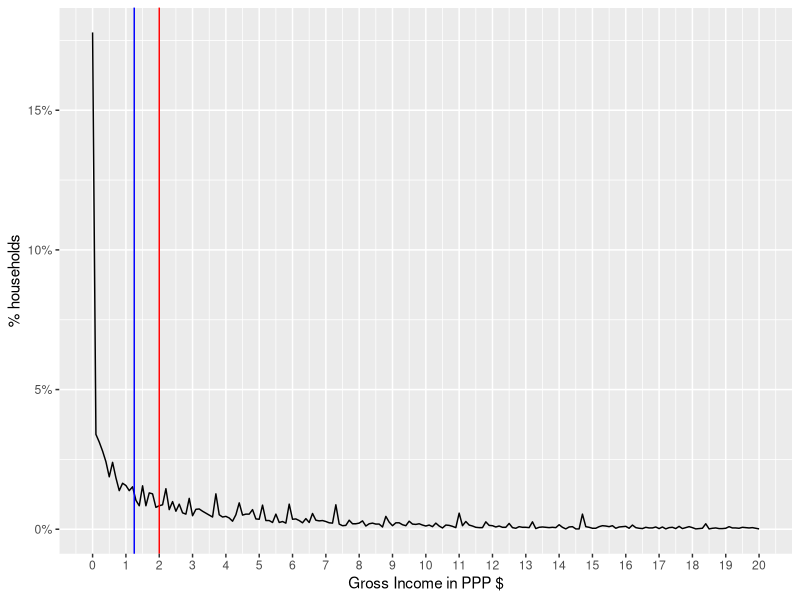
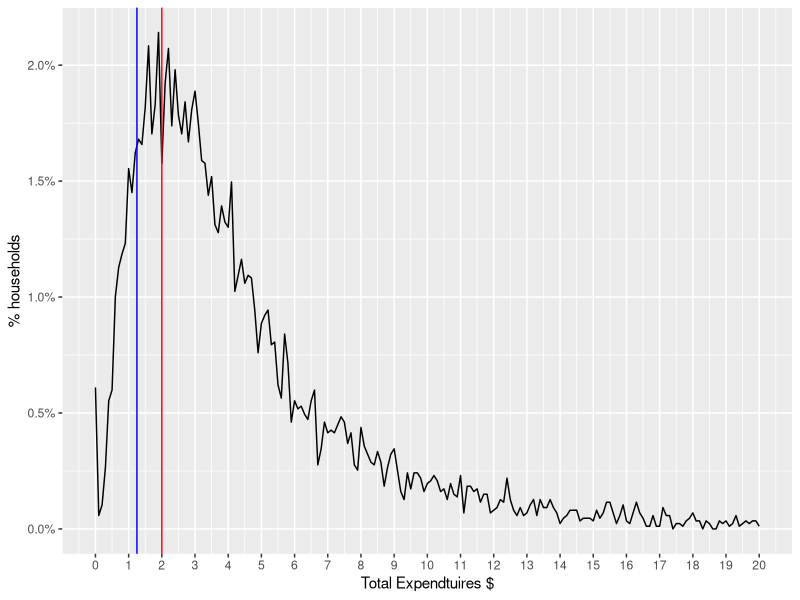
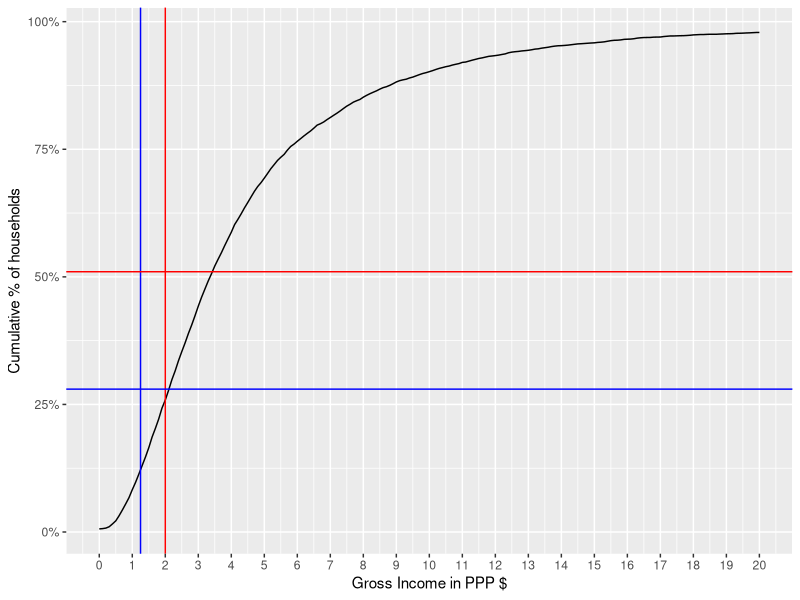
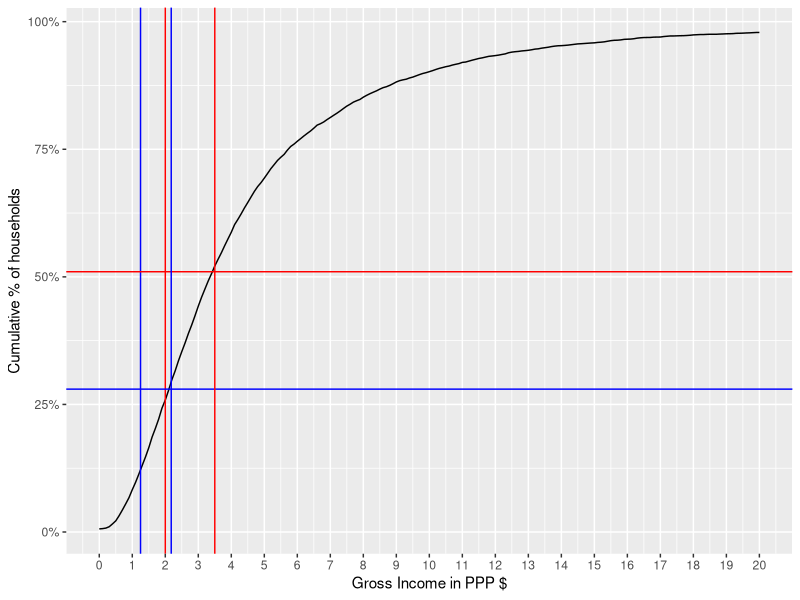
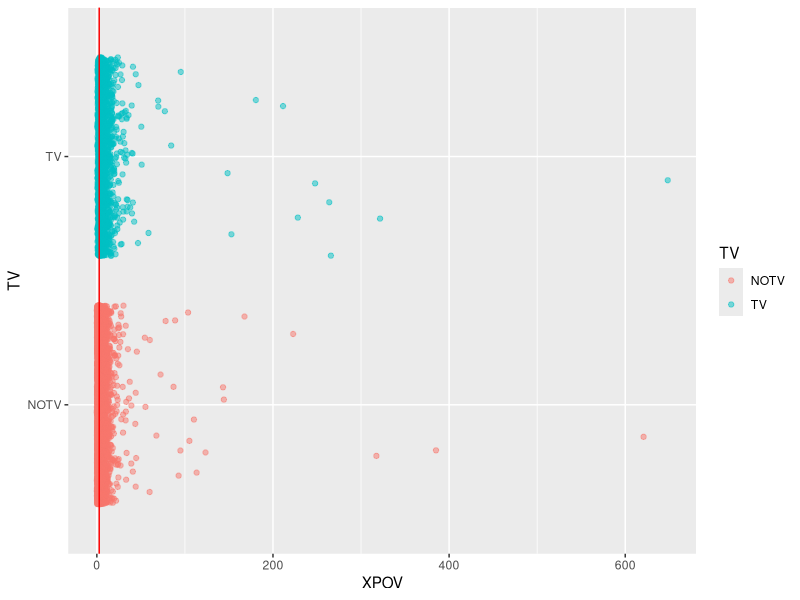
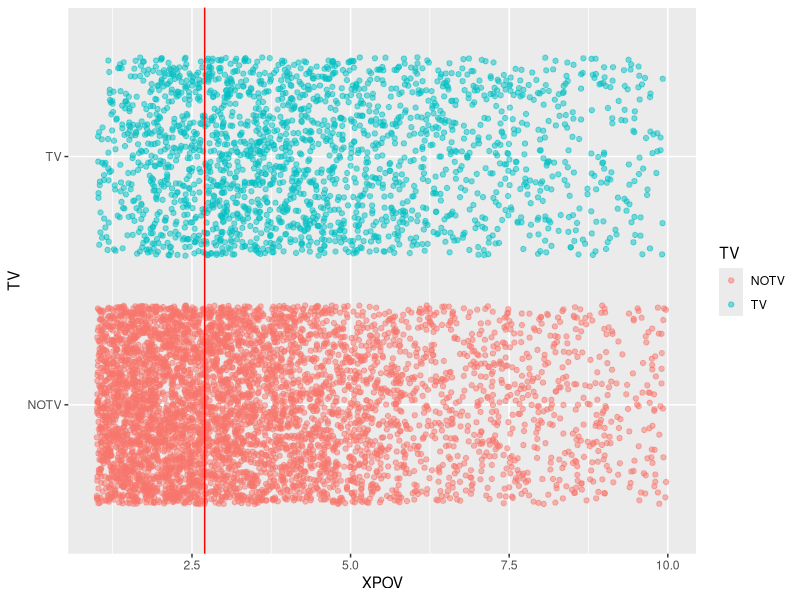

Write the R code that produced these figures, in order. (Note: this script raises an error after producing the figures.)
## ---- chunk 1

library('foreign')
# We'll assume having Ghana/Ethiopia data in the directory
household = read.dta('GHA_2006_GLSS_v01_M_v01_A_SHIP_Stata8/GHA_2005_H.dta')
expenses = read.dta('GHA_2006_GLSS_v01_M_v01_A_SHIP_Stata8/GHA_2005_E.dta')
individuals = read.dta('GHA_2006_GLSS_v01_M_v01_A_SHIP_Stata8/GHA_2005_I.dta')


#household = read.dta('ETH_2004_HICES_v01_M_v01_A_SHIP_Stata8/ETH_2004_H_P.dta')
#expenses = read.dta('ETH_2004_HICES_v01_M_v01_A_SHIP_Stata8/ETH_2004_E_P.dta')
#individuals = read.dta('ETH_2004_HICES_v01_M_v01_A_SHIP_Stata8/ETH_2004_I_P.dta')

#ETH_2000_HICES_v01_M_v01_A_SHIP_Stata8

#household = read.dta('ETH_2000_HICES_v01_M_v01_A_SHIP_Stata8/ETH_2000_H_P.dta')
#expenses = read.dta('ETH_2000_HICES_v01_M_v01_A_SHIP_Stata8/ETH_2000_E_P.dta')
#individuals = read.dta('ETH_2000_HICES_v01_M_v01_A_SHIP_Stata8/ETH_2000_I_P.dta')
## ---- chunk 2
household$INC_TOT_G_PPP_DAILY = household$INC_TOT_G / expenses$PPP2005[1] / 365

household$XPOV = household$INC_TOT_G_PPP_DAILY
household$INC_TOT_G_PPP_DAILY = household$INC_TOT_G / expenses$PPP2005[1] / 365

household$XPOV = household$INC_TOT_G_PPP_DAILY


## ---- chunk 3
library(ggplot2)
library(scales)
distPlot = ggplot(household, aes(x=XPOV, nrow=nrow(household), y=..count.. / nrow)) +
geom_line(stat='bin', binwidth=0.1) + scale_y_continuous(labels = percent_format()) + 
geom_vline(xintercept=2.0, color='red') + geom_vline(xintercept=1.25, color='blue')

distPlot + scale_x_continuous(limits=c(0, 20), breaks=0:20)  + labs(x='Gross Income in PPP $', y='% households')
## ---- chunk 4
sum(household$INC_TOT_G_PPP_DAILY == 0.0) / nrow(household)
## ---- chunk 5

# EXPENDTIURES
if('PCEXPDR_PPP' %in% names(household)){ # for Ghana
  #household$XPOV = household$PCEXP / expenses$PPP2005 / 365
  household$XPOV = household$PCEXPDR_PPP / 365

}else{ # for  Ethiopia
  household$XPOV = household$PCEXP_PPP / 365
}

distPlot = ggplot(household, aes(x=XPOV, nrow=nrow(household), y=..count.. / nrow)) +
geom_line(stat='bin', binwidth=0.1) + scale_y_continuous(labels = percent_format()) + 
geom_vline(xintercept=2.0, color='red') + geom_vline(xintercept=1.25, color='blue')
distPlot + scale_x_continuous(limits=c(0, 20), breaks=0:20)  + labs(x='Total Expendtuires $', y='% households')
## ---- chunk 6
sum(household$XPOV == 0.0) / nrow(household)
## ---- chunk 7
distPlot + aes(y=cumsum(..count..)/nrow) + scale_x_continuous(limits=c(0, 20), breaks=0:20)  +
labs(x='Gross Income in PPP $', y='Cumulative % of households') +
geom_hline(yintercept=0.51, color='red') + 
geom_hline(yintercept=0.28, color='blue')
## ---- chunk 8
# VISUAL ROUGH CALCULATION (just multiplied the hlines by a factor)
distPlot + aes(y=cumsum(..count..)/nrow) + scale_x_continuous(limits=c(0, 20), breaks=0:20)  +
labs(x='Gross Income in PPP $', y='Cumulative % of households') +
geom_hline(yintercept=0.51, color='red') + 
geom_hline(yintercept=0.28, color='blue') + 
geom_vline(xintercept=3.5, color='red') + geom_vline(xintercept=2.18, color='blue')
## ---- chunk 9
household$poor = factor(household$XPOV < 3.5)
# for households levels
table(household$poor)
sum(household$poor == TRUE, na.rm=T) / nrow(household)
## ---- chunk 10
# for individuals levels
sum(household$poor == T * household$HHSIZE, na.rm=T) / sum(household$HHSIZE)
## ---- chunk 11
household$poor = factor(household$XPOV < 2.7)
# for households levels
table(household$poor)
sum(household$poor == T, na.rm=T) / nrow(household)
sum(household$poor == T * household$HHSIZE, na.rm=T) / sum(household$HHSIZE)
## ---- chunk 12
# the default levels are 'YES', 'NO', let's change them to make the table more readble
levels(household$TV) = c('NOTV', 'TV')
table(household$poor, household$TV)
## ---- chunk 13
tv_xpov = ggplot(subset(household, !is.na(TV)), aes(y=TV, x=XPOV, col=TV)) +
geom_point(alpha=0.5, position=position_jitter(0.05)) + geom_vline(xintercept=2.7, color='red')
tv_xpov
## ---- chunk 14
tv_xpov + scale_x_continuous(limits=c(1,10)) 
## ---- chunk 15
library(caTools) # for sampling
set.seed(2000) # to ensure consistent runs
split = sample.split(household$poor, SplitRatio=0.7)

# adding poor factorial
household$poorfac = factor(household$poor, levels=c('TRUE', 'FALSE'))
levels(household$poorfac) = c('POOR', 'NOT_POOR')

train.household = subset(household, split)
test.household = subset(household, !split)

# you can use '.' to refer to all variable or . - VAR1 - VAR2 to exclude some variables
logit1 = glm(poor ~ TV + TOILET, data=train.household, family=binomial)
summary(logit1)
## ---- chunk 16
logit1.poor.prediction = predict(logit1, newdata=test.household, type="response")
head(logit1.poor.prediction)
## ---- chunk 17
table(prediction=logit1.poor.prediction > 0.5, reference = test.household$poor)

# or you can use the more polished way of confusionMatrix in caret library

library(caret)
library(e1071)

confusionMatrix(logit1.poor.prediction > 0.5, test.household$poor)
## ---- chunk 18
library(ROCR)

logit1.ROCRpred = prediction(logit1.poor.prediction, test.household$poor) # prediction object

perf = performance(logit1.ROCRpred, 'tpr', 'fpr')
rocplot = function(perf){
  qplot(perf@x.values[[1]], perf@y.values[[1]], geom='line') + labs(x=perf@x.name, y=perf@y.name, title=perf@alpha.name) # plot ROC
}
rocplot(perf)
## ---- chunk 19
# this way you can get auc, precision, recall as values or as plots where the 
# the x axis is the cutoff and the xaxis is the metric. 
# to get the area under the curve
as.numeric(performance(logit1.ROCRpred, 'auc')@y.values)

# in helpers.R
drawPrecisionRecall(logit1.ROCRpred)
## ---- chunk 20
logit2 = glm(poor ~ WALLS + FLOOR + WATER + OWNHOUSE + ROOMS + ROOF, data=train.household, family=binomial) 
logit2.poor.prediction = predict(logit2, newdata=test.household, type="response")

logit2.ROCRpred = prediction(logit2.poor.prediction, test.household$poor) # prediction object
drawPrecisionRecall(logit2.ROCRpred)

confusionMatrix(logit2.poor.prediction > 0.4, test.household$poor)


logit1.auc = performance(logit1.ROCRpred, 'auc')
logit2.auc = performance(logit2.ROCRpred, 'auc')
logit1.auc@y.values[[1]]
logit2.auc@y.values[[1]]

logit1.tpr.fpr = performance(logit1.ROCRpred, 'tpr', 'fpr')
logit2.tpr.fpr = performance(logit2.ROCRpred, 'tpr', 'fpr')

# not the cleanest way, but will make generating graphs for exploring much much better
df1 = data.frame(logit1.x = logit1.tpr.fpr@x.values[[1]], logit1.y = logit1.tpr.fpr@y.values[[1]])
df2 = data.frame(logit2.x = logit2.tpr.fpr@x.values[[1]], logit2.y = logit2.tpr.fpr@y.values[[1]])
ggplot(df1, aes(x = logit1.x, y=logit1.y)) +
  geom_line() +
  geom_line(data=df2, aes(logit2.x, logit2.y), color='red') +
  labs(title="Comparison between logit1 and logit2", x='False Positive Rate', y='True Positive Rate')
## ---- chunk 21
compareTwoModels(logit1, logit2, test.data=test.household, dep.var='poor',
                 model1.name='logit1', model2.name='logit2')
## ---- chunk 22
  summary(logit2)
## ---- chunk 23
library(randomForest)
# note in randomForests, NA values must be imputed or totally ignored 
#forest1 = randomForest(poor ~ HHSEX + HHAGEY + HHMARST + HHEDLEV + HHEMSTAT + HHEMTYPE  + OWNHOUSE+ ROOMS + GARBDISP + TOILET + WALLS +  SEWMACH + STOVE + RADIO + TV + AGLAND +  OTHLNDOW, data=train.household, nodesize=25, ntree=200)

forest1 = randomForest(poor ~ WALLS + FLOOR + WATER + OWNHOUSE + ROOMS + ROOF, data=train.household, nodesize=25, ntree=200)

# random forest models output TRUE or FALSE directly for classification. The models
# knew that it is a classification problem because the column poor is a factor. To
# Treat as response, make the poor column logical

# The predict function works here as well (there is an alias for each algorithm)
forest1.poor.prediction = predict(forest1, newdata=test.household)
confusionMatrix(forest1.poor.prediction, test.household$poor)
## ---- chunk 24
library(plyr)


all_info = ddply(individuals, .(HID), function(x){ 
                c(
                  sum(x$AGEY < 6) / x[1,]$HHSIZE_S, 
                  sum(x$AGEY < 15) / x[1,]$HHSIZE_S, 
                  sum(x$AGEY < 21) / x[1,]$HHSIZE_S,
                  sum(x$AGEY > 60) / x[1,]$HHSIZE_S,
                  sum(x$SEX == 'Female') / x[1,]$HHSIZE_S,
                  sum(x$LITERACY == 'Cannot read or write') / x[1,]$HHSIZE_S
                )
                 })
names(all_info) = c('HID', 'UND6RAT', 'UND15RAT', 'UND21RAT', 'ABV60RAT', 'FEMRAT', 'LITRAT')
extra.household = merge(all_info, household, by='HID')
## ---- chunk 25
train.extra.household = extra.household[split, ]
test.extra.household = extra.household[!split, ]

forest1 = randomForest(poor ~ WALLS + FLOOR + WATER + OWNHOUSE + ROOMS + ROOF, data=train.extra.household) 

forest2 = randomForest(poor ~ UND6RAT + FEMRAT + WALLS + FLOOR + WATER + OWNHOUSE + ROOMS + ROOF, data=train.extra.household) 
logit3 = glm(poor ~ UND6RAT + FEMRAT + WALLS + FLOOR + WATER + OWNHOUSE + ROOMS + ROOF, data=train.extra.household, family=binomial) 

## ---- chunk 26
library('mice')
povCols = c('HHSEX', 'HHAGEY', 'HHMARST', 'HHEDLEV', 'HHEMTYPE', 'OWNHOUSE',  'ROOMS', 'GARBDISP', 'TOILET', 'WALLS', 'SEWMACH', 'STOVE', 'RADIO', 'TV', 'AGLAND', 'OTHLNDOW', 'poor')

subset.household = household[, povCols]

subset.train.household  = subset(subset.household, split)
subset.test.household  = subset(subset.household, !split)

logit4 = glm(poor ~ ., subset.train.household, family=binomial)

# takes a lot of time, not worth it
# imputed.household = complete(mice(household[, povCols]))
  imputed.household = household

imputed.train.household = subset(imputed.household, split)
imputed.test.household = subset(imputed.household, !split)

logit4 = glm(poor ~ ., imputed.train.household, family=binomial)
logit4.poor.prediction = predict(logit4, imputed.test.household)
table(prediction=logit4.poor.prediction > 0.4, reference = imputed.test.household$poor)
## ---- chunk 27
library(kernlab)
svm1 = ksvm(poor ~ WALLS + FLOOR + WATER + OWNHOUSE + ROOMS + ROOF, data=train.extra.household)
svm1.predictions = predict(svm1, test.extra.household)
confusionMatrix(svm1.predictions, test.extra.household$poor)

svm3 = ksvm(poor ~ UND6RAT + FEMRAT + WALLS + FLOOR + WATER + OWNHOUSE + ROOMS + ROOF, data=train.extra.household) 

svm3.predictions = predict(svm3, test.extra.household)
confusionMatrix(svm3.predictions, test.extra.household$poor)
## ---- chunk 28
# fitControl <- trainControl(## 10-fold CV
#                            method = "repeatedcv",
#                            number = 10,
#                            ## repeated ten times
#                            repeats = 5)
# 
# 
# gbmFit1 <- train(poor ~ UND6RAT + FEMRAT + WALLS + FLOOR + WATER + OWNHOUSE + ROOMS + ROOF,
#                  data = train.extra.household,
#                  method = "gbm",
#                  trControl = fitControl,
#                  ## This last option is actually one
#                  ## for gbm() that passes through
#                  verbose = FALSE)
# gbmFit1
# 


# svmFit1 <- train(poor ~ UND6RAT + FEMRAT + WALLS + FLOOR + WATER + OWNHOUSE + ROOMS + ROOF,
#                  data = train.extra.household,
#                  method = "svmRadial",
#                  trControl = fitControl,
#                  tuneLength = 8)
# svmFit1


# descrimination 
# rdaFit1 <- train(poor ~ UND6RAT + FEMRAT + WALLS + FLOOR + WATER + OWNHOUSE + ROOMS + ROOF,
#                  data = train.extra.household,
#                  method = "rda",
#                  trControl = fitControl,
#                  tuneLength = 4,
#                  metric = "ROC")
# rdaFit
# 
# 
# 
# logFit1 <- train(poor ~ UND6RAT + FEMRAT + WALLS + FLOOR + WATER + OWNHOUSE + ROOMS + ROOF,
#                  data = train.extra.household,
#                  method = "LogitBoost",
#                  trControl = fitControl)
# logFit1
## ---- chunk 29
ggplot(extra.household, aes(x=TOILET, fill=poorfac)) + geom_bar(position='fill')
ggplot(extra.household, aes(x=TV, fill=poorfac)) + geom_bar(position='fill')
ggplot(extra.household, aes(x=GARBDISP, fill=poorfac)) + geom_bar(position='fill') + ggtitle('Grabage disposal')
ggplot(extra.household, aes(x=SEWMACH, fill=poorfac)) + geom_bar(position='fill') + ggtitle('Sewing machine')
ggplot(extra.household, aes(x=WALLS, fill=poorfac)) + geom_bar(position='fill')
ggplot(extra.household, aes(x=STOVE, fill=poorfac)) + geom_bar(position='fill')
ggplot(extra.household, aes(x=RADIO, fill=poorfac)) + geom_bar(position='fill')
## ---- chunk 30
ggplot(extra.household, aes(x=HHAGEY, fill=poorfac)) + geom_bar(position='fill') + ggtitle('Household Head Age')
ggplot(extra.household, aes(x=HHSEX, fill=poorfac)) + geom_bar(position='fill') + ggtitle('Household Head Sex')
ggplot(extra.household, aes(x=HHMARST, fill=poorfac)) + geom_bar(position='fill') + ggtitle('Household Head Martial Status') + theme(axis.text.x = element_text(angle = 90, hjust = 1))
ggplot(extra.household, aes(x=HHEDLEV, fill=poorfac)) + geom_bar(position='fill') + ggtitle('Household Head Ed level') + scale_x_discrete(labels= c('No Education', 'Pre school', 'Primary', 'Secondary', 'Upper secondary ', 'Post secondary (technical or vocational)', 'University', 'Literacy Program', 'Other', 'NA')) + theme(axis.text.x = element_text(angle = 90, hjust = 1))
ggplot(extra.household, aes(x=OWNHOUSE, fill=poorfac)) + geom_bar(position='fill') + ggtitle('Is the house owned')
## ---- chunk 31
ggplot(extra.household, aes(x=UND6RAT, fill=poorfac)) + geom_bar(position='fill', binwidth=0.1) + labs(title ='Under 6 ratio') + scale_x_continuous(limits=c(0.0, 1.0))
ggplot(extra.household, aes(x=UND15RAT, fill=poorfac)) + geom_bar(position='fill', binwidth=0.1) + labs(title = 'Under 15 ratio') + scale_x_continuous(limits=c(0.0, 1.0))
ggplot(extra.household, aes(x=UND21RAT, fill=poorfac)) + geom_bar(position='fill', binwidth=0.1) + labs(title = 'Under 21 ratio') + scale_x_continuous(limits=c(0.0, 1.0))
ggplot(extra.household, aes(x=ABV60RAT, fill=poorfac)) + geom_bar(position='fill', binwidth=0.1) + labs(title = 'Above 60 ratio') + scale_x_continuous(limits=c(0.0, 1.0))
ggplot(extra.household, aes(x=FEMRAT, fill=poorfac)) + geom_bar(position='fill', binwidth=0.1) + labs(title = 'Female  ratio') + scale_x_continuous(limits=c(0.0, 1.0))
ggplot(extra.household, aes(x=LITRAT, fill=poorfac)) + geom_bar(position='fill', binwidth=0.1) + labs(title = 'Illiteracy ratio') + scale_x_continuous(limits=c(0.0, 1.0))
## ---- chunk 32
ggplot(extra.household, aes(x=HHEDLEV, fill=poorfac)) + geom_bar() + ggtitle('Household Head Ed level') + scale_x_discrete(labels= c('No Education', 'Pre school', 'Primary', 'Secondary', 'Upper secondary ', 'Post secondary (technical or vocational)', 'University', 'Literacy Program', 'Other', 'NA')) + theme(axis.text.x = element_text(angle = 90, hjust = 1))
ggplot(extra.household, aes(x=LITRAT, fill=poorfac)) + geom_bar(binwidth=0.1) + labs(title = 'Illiteracy ratio') + scale_x_continuous(limits=c(0.0, 1.0))
## ---- chunk 33
fitControl <- trainControl(## 10-fold CV
                           method = "repeatedcv",
                           number = 10,
                           ## repeated ten times
                           repeats = 5)


#gbmFit1 <- train(poor ~ UND6RAT + FEMRAT + WALLS + FLOOR + WATER + OWNHOUSE + ROOMS + ROOF,
gbmFit1 <- train(poor ~ TOILET + TV + GARBDISP + STOVE + HHMARST + HHEDLEV + OWNHOUSE + UND15RAT  + UND21RAT  + FEMRAT +LITRAT,
                 data = train.extra.household,
                 method = "gbm",
                 trControl = fitControl,
                 ## This last option is actually one
                 ## for gbm() that passes through
                 verbose = FALSE)
gbmFit1
## ---- chunk 34
gbmFit2 <- train(poor ~ UND6RAT + FEMRAT + WALLS + FLOOR + WATER + OWNHOUSE + ROOMS + ROOF,
                 data = train.extra.household,
                 method = "gbm",
                 trControl = fitControl,
                 ## This last option is actually one
                 ## for gbm() that passes through
                 verbose = FALSE)
gbmFit2
